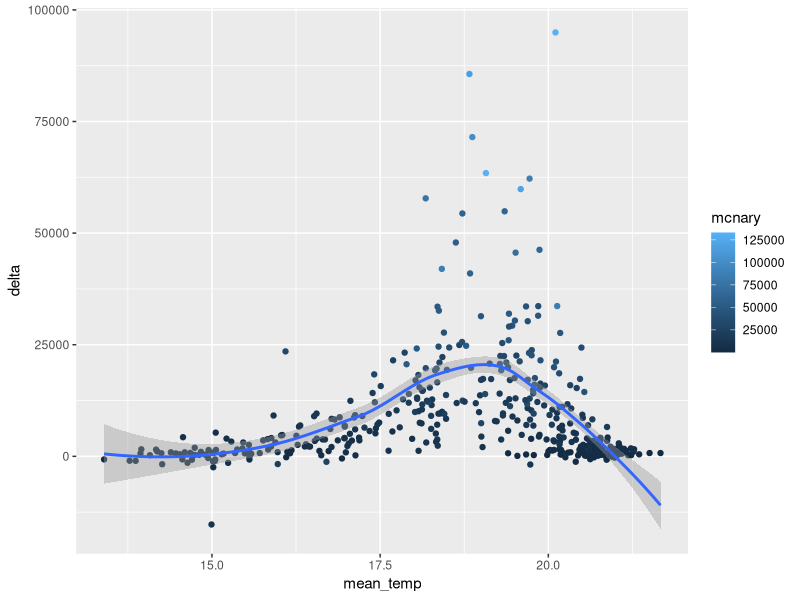
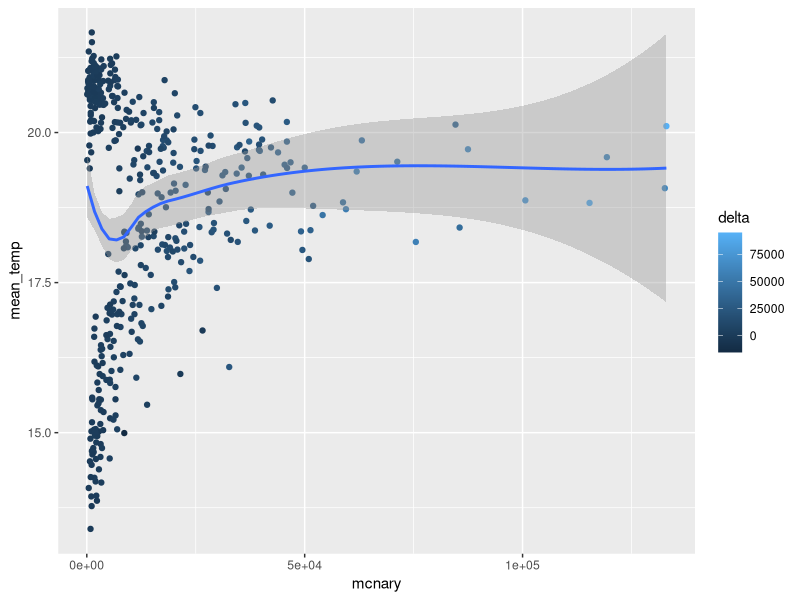

Here is the R script that generated these plots, in order:
library(ggplot2)
library(ggthemes)
library(dplyr)
library(readr)

library(patchwork)

setwd("~/OneDrive - UW/01-Research/02-Fish/methods/02-fish_mass_bal")

data = read.table("hanford_chinook_mass_bal_no_na.csv", header = TRUE, sep = ",")
# filter out only the fall data and temperature > 20
data = data %>% filter(run == "fall")

ggplot(
  data = data,
  mapping = aes(x = mean_temp, y = delta, color=mcnary)
) + geom_point() +
  geom_smooth(method = "loess")

ggplot(
  data = data,
  mapping = aes(x = mcnary, y = mean_temp, color=delta)
) + geom_point() +
  geom_smooth(method = "loess")
